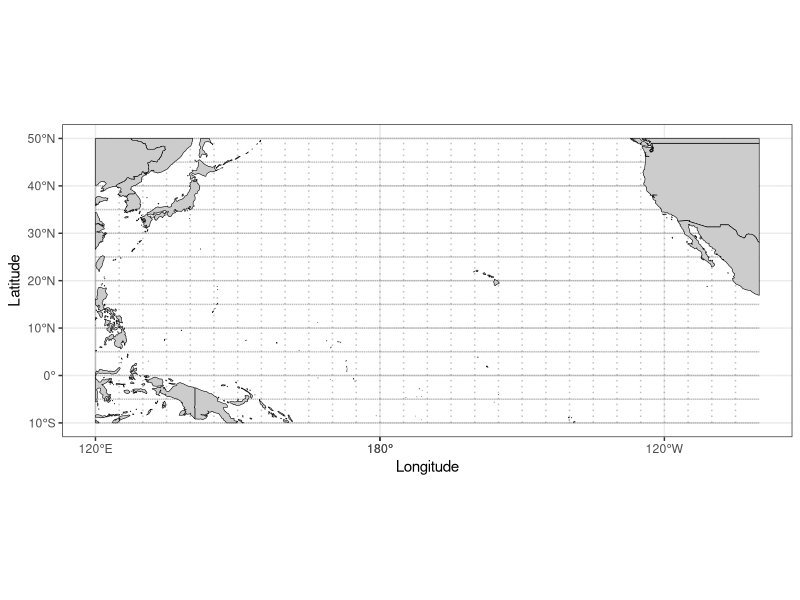

This figure's R source:
## plot Pacific map centered on Hawaii
library(ggplot2)
library(sf)
library(rnaturalearth)  # likely will be asked to install rnaturalearthdata as well. Also had to install terra separately 
library(dplyr)

## Have to make sure you have sourced BUM_dataexploration.r first.

## convert your data into the correct projection for plotting

## here is some example data. You can replace grid_data with your own lat/lon data
# Create 5x5-degree grid within the Pacific region from 120°E to 120°W and latitudes from -10° to 50°
set.seed(42)



## extract the map of countries
worldMap <- ne_countries(scale = "medium", returnclass = "sf") %>%
    st_make_valid()

target_crs <- st_crs("+proj=eqc +x_0=0 +y_0=0 +lat_0=0 +lon_0=133")

# define a long & slim polygon that overlaps the meridian line & set its CRS to match
# that of world. This is used to crop the map data for the Pacific Ocean only.
# Centered in lon 133

offset <- 180 - 133


polygon <- st_polygon(x = list(rbind(
    c(-0.0001 - offset, 90),
    c(0 - offset, 90),
    c(0 - offset, -90),
    c(-0.0001 - offset, -90),
    c(-0.0001 - offset, 90)
))) %>%
    st_sfc() %>%
    st_set_crs(4326)


# modify world dataset to remove overlapping portions with world's polygons
world2 <- worldMap %>% st_difference(polygon)


# Transform
world3 <- world2 %>% st_transform(crs = target_crs)
world4 <- st_crop(
    x = world3,
    y = st_as_sfc(
        st_bbox(c(xmin = -100, ymin = -10, xmax = 120, ymax = 50), crs = 4326)
    ) %>% st_transform(target_crs)
)


## create lines for lat/lon every 5degrees, you can change this is you want finer/coarser tick marks
lons <- seq(120, 280, by = 5) # Every 5 degrees longitude
lats <- seq(-10, 50, by = 5) # Every 5 degrees latitude

# 2. Generate the graticule lines as an sf object
graticule <- st_graticule(
    # Set breaks to your desired 5-degree intervals
    lon = lons,
    lat = lats,
    # Define the bounding box of your data (optional, but good practice)
    ndiscr = 1000 # Increase density of line segments for better transformation
) %>%
    # Ensure the graticule is in the same custom CRS as your map
    st_transform(crs = target_crs)

## crop it with the polygon to match your map frame
graticule <- st_crop(
    x = graticule,
    y = st_as_sfc(
        st_bbox(c(xmin = -100, ymin = -10, xmax = 120, ymax = 50), crs = 4326)
    ) %>% st_transform(target_crs)
)

## plot
Pacific_BaseMap<-ggplot() +
    geom_sf(data = graticule, color = "grey50", linetype = "dotted", alpha = 0.5) +
    geom_sf(data = world4, aes(group = admin), fill = "grey80", color = "black") +
    labs( x = "Longitude", y = "Latitude") +
    theme_bw() +
     scale_size_continuous(name = "Value", range = c(2, 10)) # Scale point size based on 'value'
